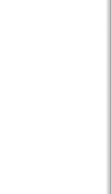
#> input picture tileset/laser/white_laser/laser_white_2.halftile.png, 111 x 194 px
$ python image_compiler.py
#> lines starting #> are read from the running program, lines starting #| are printed output that depends on the picture
#> in expand_halftiles, half is the input picture: PIL image 111x194 RGBA; mean R, G, B, A 34.7, 34.7, 34.7, 28.2
#!/usr/bin/env python3
"""Image compiler for Lumetry sprite sources.

Runs a small pipeline of asset-generation steps from hand-drawn source art:

  1. expand_halftiles -- mirror every `*.halftile.png` (the LEFT half of a
     sprite) into a full, horizontally symmetric `<name>.png`. Symmetric
     content is perfectly centered on the texture, so rotating the sprite
     about its center never shifts it off-axis (no sub-pixel rotation seam).

  2. compile_laser_mirror_cuts -- from the white laser tiles, generate the
     "beam meets a mirror" sprites: the beam sliced in half along the mirror's
     reflecting surface. One set per mirror type, because each type fixes the
     angle at which the beam meets the surface:
       * short mirror -> 120 deg bounce -> beam meets surface at 60 deg
       * long mirror  ->  60 deg bounce -> beam meets surface at 30 deg
     In Godot the mirror cell gets two of these (incoming + reflected, the
     reflected one flipped) so the bounce is drawn inside the mirror cell.

Usage (from the project root):
    python3 tools/image_compiler.py
"""
from pathlib import Path
import math

from PIL import Image, ImageDraw

ROOT = Path(__file__).resolve().parent.parent


# --------------------------------------------------------------------------- #
# Step 1: expand *.halftile.png -> full symmetric <name>.png
# --------------------------------------------------------------------------- #
HALFTILE_DIRS = ("tileset", "ui", "player")
HALFTILE_SUFFIX = ".halftile.png"


def full_from_half(half: Image.Image) -> Image.Image:
    """Return a full tile: the left half plus its horizontal mirror."""
    w, h = half.size
#> w = 111; h = 194
    full = Image.new("RGBA", (w * 2, h), (0, 0, 0, 0))
#> full: PIL image 222x194 RGBA; every value is 0
    full.paste(half, (0, 0))
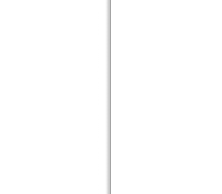
#> full: PIL image 222x194 RGBA; mean R, G, B, A 17.4, 17.4, 17.4, 14.1; transparent parts drawn white
    full.paste(half.transpose(Image.FLIP_LEFT_RIGHT), (w, 0))
    return full


def expand_halftiles() -> int:
    count = 0
    for name in HALFTILE_DIRS:
        root = ROOT / name
        if not root.is_dir():
            continue
        for half_path in sorted(root.rglob("*" + HALFTILE_SUFFIX)):
            out_path = half_path.with_name(half_path.name[: -len(HALFTILE_SUFFIX)] + ".png")
            half = Image.open(half_path).convert("RGBA")
            full_from_half(half).save(out_path)
            count += 1
            print(f"  {half_path.relative_to(ROOT)} -> {out_path.relative_to(ROOT)}")
    print(f"[halftiles] expanded {count} half-tile(s)\n" if count
          else "[halftiles] no *.halftile.png found\n")
    return count


# --------------------------------------------------------------------------- #
# Step 2: laser mirror-cut sprites
# --------------------------------------------------------------------------- #
LASER_DIR = ROOT / "tileset" / "laser" / "white_laser"
LASER_FRAMES = ("laser_white_1.png", "laser_white_2.png")

# Angle (degrees) between the vertical beam axis and the mirror surface it stops
# against. Derived from the reflection turn: surface_angle = turn / 2.
MIRROR_SURFACE_DEG = {"short": 60.0, "long": 30.0}


def mirror_cut(tile: Image.Image, surface_deg: float) -> Image.Image:
    """Keep the entry (top) half of a vertical beam, sliced along the mirror
    surface through the tile center. The surface passes through the center at
    `surface_deg` from the vertical beam axis; the far (bottom) half is erased.
    The cut edge is anti-aliased over ~1px so it stays smooth once rotated."""
    im = tile.copy()
    px = im.load()
    w, h = im.size
    cx, cy = w / 2.0, h / 2.0
    phi = math.radians(surface_deg)
    # Unit normal to the surface, pointing toward the kept (top/entry) side.
    nx, ny = math.cos(phi), -math.sin(phi)
    for y in range(h):
        for x in range(w):
            dist = (x - cx) * nx + (y - cy) * ny   # signed px distance to surface
            coverage = min(1.0, max(0.0, dist + 0.5))
            if coverage < 1.0:
                r, g, b, a = px[x, y]
                px[x, y] = (r, g, b, int(a * coverage))
    return im


def compile_laser_mirror_cuts() -> int:
    count = 0
    for kind, surface_deg in MIRROR_SURFACE_DEG.items():
        out_dir = ROOT / "tileset" / "laser" / f"white_laser_mirrored_{kind}"
        out_dir.mkdir(parents=True, exist_ok=True)
        for i, frame in enumerate(LASER_FRAMES, start=1):
            src = LASER_DIR / frame
            if not src.is_file():
                print(f"[mirror-cut] missing source {src.relative_to(ROOT)}, skipping")
                continue
            tile = Image.open(src).convert("RGBA")
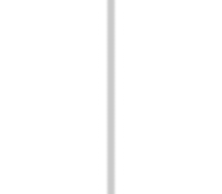
#> input picture tileset/laser/white_laser/laser_white_1.png, 222 x 194 px
#> tile is the input picture: PIL image 222x194 RGBA; mean R, G, B, A 35.1, 35.1, 35.1, 28.2
            out = out_dir / f"laser_white_mirrored_{kind}_{i}.png"
            mirror_cut(tile, surface_deg).save(out)
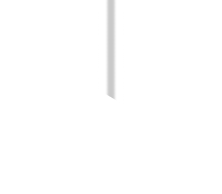
#> saved as laser_white_mirrored_short_1.png: PIL image 222x194 RGBA; mean R, G, B, A 35.1, 35.1, 35.1, 14.1; transparent parts drawn white
            count += 1
            print(f"  {kind} ({surface_deg:g} deg): {out.relative_to(ROOT)}")
    print(f"[mirror-cut] wrote {count} sprite(s)\n" if count
          else "[mirror-cut] nothing generated\n")
    return count


# --------------------------------------------------------------------------- #
# Step 3: laser prism-split half-beam
# --------------------------------------------------------------------------- #
# The prism splits a beam at a point, not off a surface, so the half-beam is cut
# flat (perpendicular to the beam) through the center -- surface 90 deg from the
# beam axis. One sprite serves all four halves in a prism cell (incoming white +
# straight/left/right splits), rotated and tinted in Godot.
PRISM_SURFACE_DEG = 90.0


def compile_laser_prism_cut() -> int:
    out_dir = ROOT / "tileset" / "laser" / "white_laser_prism"
    out_dir.mkdir(parents=True, exist_ok=True)
    count = 0
    for i, frame in enumerate(LASER_FRAMES, start=1):
        src = LASER_DIR / frame
        if not src.is_file():
            print(f"[prism-cut] missing source {src.relative_to(ROOT)}, skipping")
            continue
        tile = Image.open(src).convert("RGBA")
        out = out_dir / f"laser_white_prism_{i}.png"
        mirror_cut(tile, PRISM_SURFACE_DEG).save(out)
        count += 1
        print(f"  prism (flat cut): {out.relative_to(ROOT)}")
    print(f"[prism-cut] wrote {count} sprite(s)\n" if count
          else "[prism-cut] nothing generated\n")
    return count


# --------------------------------------------------------------------------- #
# Step 4: laser fade-out tail
# --------------------------------------------------------------------------- #
# The dissolving tip drawn as the last cell of a finite-range beam: the beam runs
# out of energy, so it holds full strength for the top quarter of the cell, ramps
# to nothing across the second quarter, and is gone for the bottom half. The beam
# sprite points DOWN (+y) at rotation 0, so "top" is where the beam enters the
# cell and "bottom" is the far, faded end -- the beam peters out as it travels.
FADE_FULL_UNTIL = 0.25   # fraction of the height held at full opacity
FADE_ZERO_FROM = 0.50    # fraction of the height fully transparent onward


def fade_tail(tile: Image.Image) -> Image.Image:
    """Fade a vertical beam out along its length: full opacity down to
    FADE_FULL_UNTIL, a linear ramp to zero by FADE_ZERO_FROM, transparent below."""
    im = tile.copy()
    px = im.load()
    w, h = im.size
#> w = 222; h = 194
    for y in range(h):
        t = y / h  # 0 at the top .. ~1 at the bottom
        if t <= FADE_FULL_UNTIL:
            m = 1.0
        elif t >= FADE_ZERO_FROM:
            m = 0.0
        else:
            m = 1.0 - (t - FADE_FULL_UNTIL) / (FADE_ZERO_FROM - FADE_FULL_UNTIL)
        if m < 1.0:
            for x in range(w):
                r, g, b, a = px[x, y]
                px[x, y] = (r, g, b, int(a * m))
    return im


def compile_laser_fade() -> int:
    out_dir = ROOT / "tileset" / "laser" / "white_laser_fade"
    out_dir.mkdir(parents=True, exist_ok=True)
    count = 0
    for i, frame in enumerate(LASER_FRAMES, start=1):
        src = LASER_DIR / frame
        if not src.is_file():
            print(f"[fade] missing source {src.relative_to(ROOT)}, skipping")
            continue
        tile = Image.open(src).convert("RGBA")
        out = out_dir / f"laser_white_fade_{i}.png"
        fade_tail(tile).save(out)
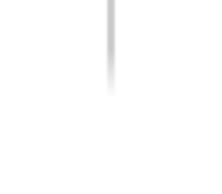
#> saved as laser_white_fade_1.png: PIL image 222x194 RGBA; mean R, G, B, A 35.1, 35.1, 35.1, 10.6; transparent parts drawn white
        count += 1
        print(f"  fade tail: {out.relative_to(ROOT)}")
    print(f"[fade] wrote {count} sprite(s)\n" if count
          else "[fade] nothing generated\n")
    return count


# --------------------------------------------------------------------------- #
# Step 5: finite-range emitter frames (darkened placeholder art)
# --------------------------------------------------------------------------- #
# A finite-range emitter reads as visually distinct from an infinite one by being
# dimmer -- the same "finite == dimmer" cue LaserSegment applies to the beam it
# fires (see LaserSegment.FINITE_DARKEN). There is no purpose-drawn finite art
# yet, so these are just the normal emitter frames multiplied toward black; an
# artist can drop real frames over the same filenames later. Both the active and
# the greyed-out (locked) sets are darkened, so a finite emitter reads as finite
# whether or not the player can toggle it.
FINITE_DARKEN = 0.15  # keep in sync with LaserSegment.FINITE_DARKEN

EMITTER_DIR = ROOT / "tileset" / "laser"
FINITE_EMITTER_FRAMES = {
    "laser_emitter_1.png": "laser_emitter_finite_1.png",
    "laser_emitter_2.png": "laser_emitter_finite_2.png",
    "laser_emitter_disabled_1.png": "laser_emitter_finite_disabled_1.png",
    "laser_emitter_disabled_2.png": "laser_emitter_finite_disabled_2.png",
}


def darken(im: Image.Image, amount: float) -> Image.Image:
    """Multiply RGB toward black by `amount` (0..1), leaving alpha untouched --
    the same operation as Godot's Color.darkened(), so a darkened sprite matches
    a darkened modulate."""
    r, g, b, a = im.convert("RGBA").split()
    lut = [int(round(i * (1.0 - amount))) for i in range(256)]
    return Image.merge("RGBA", (r.point(lut), g.point(lut), b.point(lut), a))


def compile_finite_emitter() -> int:
    count = 0
    for src_name, out_name in FINITE_EMITTER_FRAMES.items():
        src = EMITTER_DIR / src_name
        if not src.is_file():
            print(f"[finite-emitter] missing source {src.relative_to(ROOT)}, skipping")
            continue
        out = EMITTER_DIR / out_name
        darken(Image.open(src), FINITE_DARKEN).save(out)
        count += 1
        print(f"  finite emitter: {out.relative_to(ROOT)}")
    print(f"[finite-emitter] wrote {count} sprite(s)\n" if count
          else "[finite-emitter] nothing generated\n")
    return count


# --------------------------------------------------------------------------- #
# Step 6: level-select status icons (placeholder art)
# --------------------------------------------------------------------------- #
# Flat placeholder badges the level selector shows on a level the player has
# fried in (a laser-hazard death) or softlocked in (manually reset a stuck
# puzzle). There is no source art yet, so these are drawn from scratch and kept
# deliberately simple: a lightning bolt for the fry, a padlock for the softlock.
ICON_SIZE = 128


def make_fry_icon() -> Image.Image:
    """A lightning bolt -- 'zapped by the laser'. Yellow fill, dark-red outline."""
    im = Image.new("RGBA", (ICON_SIZE, ICON_SIZE), (0, 0, 0, 0))
#> im: PIL image 128x128 RGBA; every value is 0
    d = ImageDraw.Draw(im)
    bolt = [(74, 8), (34, 70), (60, 70), (50, 120), (94, 54), (66, 54)]
    d.polygon(bolt, fill=(255, 209, 46, 255))
    d.line(bolt + [bolt[0]], fill=(122, 22, 12, 255), width=5, joint="curve")
    return im


def make_softlock_icon() -> Image.Image:
    """A padlock -- 'stuck / had to reset'. Blue-grey body, dark outline."""
    im = Image.new("RGBA", (ICON_SIZE, ICON_SIZE), (0, 0, 0, 0))
    d = ImageDraw.Draw(im)
    outline = (28, 32, 46, 255)
    # Shackle: the top half of an ellipse, arcing up out of the body.
    d.arc((44, 22, 84, 80), start=180, end=360, fill=outline, width=14)
    # Body.
    d.rounded_rectangle((30, 58, 98, 120), radius=12, fill=(126, 146, 178, 255), outline=outline, width=5)
    # Keyhole: a circle over a tapering slot.
    d.ellipse((57, 74, 71, 88), fill=outline)
    d.polygon([(61, 84), (67, 84), (70, 106), (58, 106)], fill=outline)
    return im


def compile_status_icons() -> int:
    out_dir = ROOT / "ui" / "icons"
    out_dir.mkdir(parents=True, exist_ok=True)
    make_fry_icon().save(out_dir / "fry.png")
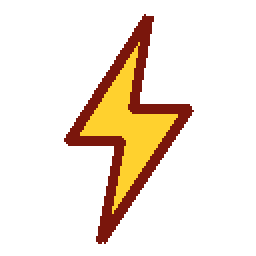
#> saved as fry.png: PIL image 128x128 RGBA (shown 2 times larger); mean R, G, B, A 29.3, 17, 4.4, 41.3; transparent parts drawn white
    make_softlock_icon().save(out_dir / "softlock.png")
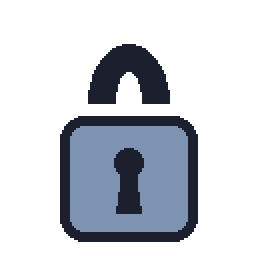
#> saved as softlock.png: PIL image 128x128 RGBA (shown 2 times larger); mean R, G, B, A 24.8, 28.6, 35.9, 78.1; transparent parts drawn white
    print(f"  fry:      {(out_dir / 'fry.png').relative_to(ROOT)}")
    print(f"  softlock: {(out_dir / 'softlock.png').relative_to(ROOT)}")
    print("[icons] wrote 2 placeholder icon(s)\n")
    return 2


def main() -> None:
    print("== image compiler ==")
    expand_halftiles()
    compile_laser_mirror_cuts()
    compile_laser_prism_cut()
    compile_laser_fade()
    compile_finite_emitter()
    compile_status_icons()


if __name__ == "__main__":
    main()
